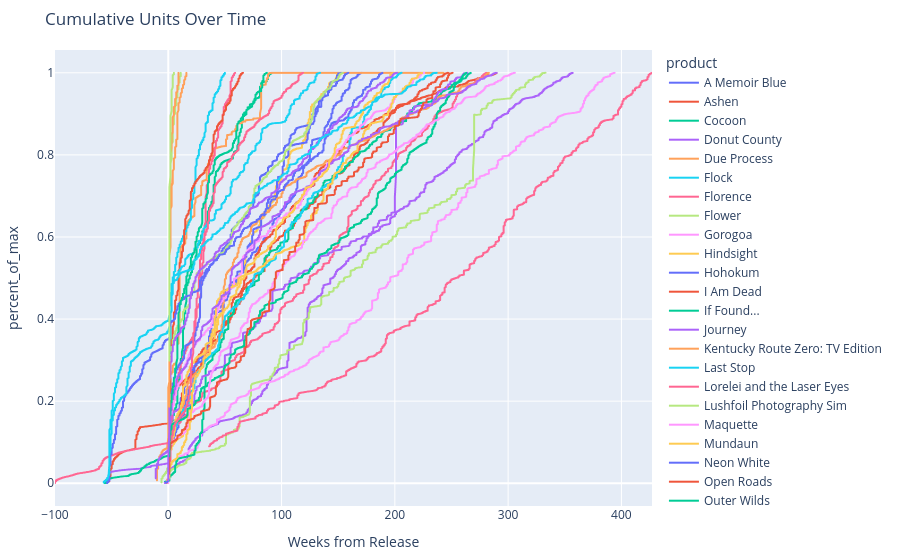

The code cell stored with this chart in its notebook:
### Code cell
import plotly.express as px

# Create the interactive line plot
fig = px.line(df, 
              x="Weeks_from_Release", 
              y="percent_of_max", 
              color='product',
              title="Cumulative Units Over Time",
              labels={
                  "Weeks_from_Release": "Weeks from Release",
                  "units": "Cume Units"
              })

# Update the layout for better aesthetics
fig.update_layout(
    autosize=True,
    height=600,
    margin=dict(l=20, r=20, t=50, b=20),
    hovermode='closest'
)

# Save as HTML
fig.write_html("docs/cumulative_units_overtime_100.html")

# Show the interactive plot
fig.show()

### Figure 1 — Plotly figure (JSON) as saved in the notebook; plotly's stock layout.template omitted (floating-point values rounded to 4 significant figures; data arrays with more than 128 entries replaced by an {"elided": "..."} marker saying what was removed)
{"data": [{"hovertemplate": "product=A Memoir Blue<br>Weeks from Release=%{x}<br>percent_of_max=%{y}<extra></extra>", "legendgroup": "A Memoir Blue", "line": {"color": "#636efa", "dash": "solid"}, "marker": {"symbol": "circle"}, "mode": "lines", "name": "A Memoir Blue", "showlegend": true, "type": "scattergl", "x": {"elided": "1192 int values"}, "xaxis": "x", "y": {"elided": "1192 float values"}, "yaxis": "y"}, {"hovertemplate": "product=Ashen<br>Weeks from Release=%{x}<br>percent_of_max=%{y}<extra></extra>", "legendgroup": "Ashen", "line": {"color": "#EF553B", "dash": "solid"}, "marker": {"symbol": "circle"}, "mode": "lines", "name": "Ashen", "showlegend": true, "type": "scattergl", "x": {"elided": "2395 int values"}, "xaxis": "x", "y": {"elided": "2395 float values"}, "yaxis": "y"}, {"hovertemplate": "product=Cocoon<br>Weeks from Release=%{x}<br>percent_of_max=%{y}<extra></extra>", "legendgroup": "Cocoon", "line": {"color": "#00cc96", "dash": "solid"}, "marker": {"symbol": "circle"}, "mode": "lines", "name": "Cocoon", "showlegend": true, "type": "scattergl", "x": {"elided": "666 int values"}, "xaxis": "x", "y": {"elided": "666 float values"}, "yaxis": "y"}, {"hovertemplate": "product=Donut County<br>Weeks from Release=%{x}<br>percent_of_max=%{y}<extra></extra>", "legendgroup": "Donut County", "line": {"color": "#ab63fa", "dash": "solid"}, "marker": {"symbol": "circle"}, "mode": "lines", "name": "Donut County", "showlegend": true, "type": "scattergl", "x": {"elided": "2524 int values"}, "xaxis": "x", "y": {"elided": "2524 float values"}, "yaxis": "y"}, {"hovertemplate": "product=Due Process<br>Weeks from Release=%{x}<br>percent_of_max=%{y}<extra></extra>", "legendgroup": "Due Process", "line": {"color": "#FFA15A", "dash": "solid"}, "marker": {"symbol": "circle"}, "mode": "lines", "name": "Due Process", "showlegend": true, "type": "scattergl", "x": {"elided": "1773 int values"}, "xaxis": "x", "y": {"elided": "1773 float values"}, "yaxis": "y"}, {"hovertemplate": "product=Flock<br>Weeks from Release=%{x}<br>percent_of_max=%{y}<extra></extra>", "legendgroup": "Flock", "line": {"color": "#19d3f3", "dash": "solid"}, "marker": {"symbol": "circle"}, "mode": "lines", "name": "Flock", "showlegend": true, "type": "scattergl", "x": {"elided": "347 int values"}, "xaxis": "x", "y": {"elided": "347 float values"}, "yaxis": "y"}, {"hovertemplate": "product=Florence<br>Weeks from Release=%{x}<br>percent_of_max=%{y}<extra></extra>", "legendgroup": "Florence", "line": {"color": "#FF6692", "dash": "solid"}, "marker": {"symbol": "circle"}, "mode": "lines", "name": "Florence", "showlegend": true, "type": "scattergl", "x": {"elided": "2664 int values"}, "xaxis": "x", "y": {"elided": "2664 float values"}, "yaxis": "y"}, {"hovertemplate": "product=Flower<br>Weeks from Release=%{x}<br>percent_of_max=%{y}<extra></extra>", "legendgroup": "Flower", "line": {"color": "#B6E880", "dash": "solid"}, "marker": {"symbol": "circle"}, "mode": "lines", "name": "Flower", "showlegend": true, "type": "scattergl", "x": {"elided": "2326 int values"}, "xaxis": "x", "y": {"elided": "2326 float values"}, "yaxis": "y"}, {"hovertemplate": "product=Gorogoa<br>Weeks from Release=%{x}<br>percent_of_max=%{y}<extra></extra>", "legendgroup": "Gorogoa", "line": {"color": "#FF97FF", "dash": "solid"}, "marker": {"symbol": "circle"}, "mode": "lines", "name": "Gorogoa", "showlegend": true, "type": "scattergl", "x": {"elided": "2735 int values"}, "xaxis": "x", "y": {"elided": "2735 float values"}, "yaxis": "y"}, {"hovertemplate": "product=Hindsight<br>Weeks from Release=%{x}<br>percent_of_max=%{y}<extra></extra>", "legendgroup": "Hindsight", "line": {"color": "#FECB52", "dash": "solid"}, "marker": {"symbol": "circle"}, "mode": "lines", "name": "Hindsight", "showlegend": true, "type": "scattergl", "x": {"elided": "1059 int values"}, "xaxis": "x", "y": {"elided": "1059 float values"}, "yaxis": "y"}, {"hovertemplate": "product=Hohokum<br>Weeks from Release=%{x}<br>percent_of_max=%{y}<extra></extra>", "legendgroup": "Hohokum", "line": {"color": "#636efa", "dash": "solid"}, "marker": {"symbol": "circle"}, "mode": "lines", "name": "Hohokum", "showlegend": true, "type": "scattergl", "x": {"elided": "1066 int values"}, "xaxis": "x", "y": {"elided": "1066 float values"}, "yaxis": "y"}, {"hovertemplate": "product=I Am Dead<br>Weeks from Release=%{x}<br>percent_of_max=%{y}<extra></extra>", "legendgroup": "I Am Dead", "line": {"color": "#EF553B", "dash": "solid"}, "marker": {"symbol": "circle"}, "mode": "lines", "name": "I Am Dead", "showlegend": true, "type": "scattergl", "x": {"elided": "1738 int values"}, "xaxis": "x", "y": {"elided": "1738 float values"}, "yaxis": "y"}, {"hovertemplate": "product=If Found...<br>Weeks from Release=%{x}<br>percent_of_max=%{y}<extra></extra>", "legendgroup": "If Found...", "line": {"color": "#00cc96", "dash": "solid"}, "marker": {"symbol": "circle"}, "mode": "lines", "name": "If Found...", "showlegend": true, "type": "scattergl", "x": {"elided": "1866 int values"}, "xaxis": "x", "y": {"elided": "1866 float values"}, "yaxis": "y"}, {"hovertemplate": "product=Journey<br>Weeks from Release=%{x}<br>percent_of_max=%{y}<extra></extra>", "legendgroup": "Journey", "line": {"color": "#ab63fa", "dash": "solid"}, "marker": {"symbol": "circle"}, "mode": "lines", "name": "Journey", "showlegend": true, "type": "scattergl", "x": {"elided": "2223 int values"}, "xaxis": "x", "y": {"elided": "2223 float values"}, "yaxis": "y"}, {"hovertemplate": "product=Kentucky Route Zero: TV Edition<br>Weeks from Release=%{x}<br>percent_of_max=%{y}<extra></extra>", "legendgroup": "Kentucky Route Zero: TV Edition", "line": {"color": "#FFA15A", "dash": "solid"}, "marker": {"symbol": "circle"}, "mode": "lines", "name": "Kentucky Route Zero: TV Edition", "showlegend": true, "type": "scattergl", "x": {"elided": "1992 int values"}, "xaxis": "x", "y": {"elided": "1992 float values"}, "yaxis": "y"}, {"hovertemplate": "product=Last Stop<br>Weeks from Release=%{x}<br>percent_of_max=%{y}<extra></extra>", "legendgroup": "Last Stop", "line": {"color": "#19d3f3", "dash": "solid"}, "marker": {"symbol": "circle"}, "mode": "lines", "name": "Last Stop", "showlegend": true, "type": "scattergl", "x": {"elided": "1437 int values"}, "xaxis": "x", "y": {"elided": "1437 float values"}, "yaxis": "y"}, {"hovertemplate": "product=Lorelei and the Laser Eyes<br>Weeks from Release=%{x}<br>percent_of_max=%{y}<extra></extra>", "legendgroup": "Lorelei and the Laser Eyes", "line": {"color": "#FF6692", "dash": "solid"}, "marker": {"symbol": "circle"}, "mode": "lines", "name": "Lorelei and the Laser Eyes", "showlegend": true, "type": "scattergl", "x": {"elided": "408 int values"}, "xaxis": "x", "y": {"elided": "408 float values"}, "yaxis": "y"}, {"hovertemplate": "product=Lushfoil Photography Sim<br>Weeks from Release=%{x}<br>percent_of_max=%{y}<extra></extra>", "legendgroup": "Lushfoil Photography Sim", "line": {"color": "#B6E880", "dash": "solid"}, "marker": {"symbol": "circle"}, "mode": "lines", "name": "Lushfoil Photography Sim", "showlegend": true, "type": "scattergl", "x": [1, 1, 1, 1, 1, 1, 1, 2, 2, 2, 2, 2, 2, 2, 3, 3, 3, 3, 3, 3, 3, 4, 4, 4, 4, 4, 4, 4, 5, 5, 5, 5, 5, 5, 5, 6, 6, 6, 6, 6, 6, 6, 7, 7, 7, 7, 7, 7, 7, 8, 8, 8, 8, 8, 8, 8, 9, 9, 9, 9, 9, 9, 9, 10, 10, 10, 10, 10, 10, 10, 11, 11, 11, 11], "xaxis": "x", "y": [0.1936, 0.3307, 0.4089, 0.4702, 0.5232, 0.571, 0.6061, 0.6414, 0.6701, 0.6932, 0.7171, 0.739, 0.7602, 0.7797, 0.7918, 0.7976, 0.8048, 0.8113, 0.8175, 0.8229, 0.8276, 0.8319, 0.8374, 0.8446, 0.8514, 0.8595, 0.8664, 0.8711, 0.8752, 0.8794, 0.8827, 0.8876, 0.8916, 0.8955, 0.8982, 0.9003, 0.9026, 0.9055, 0.9091, 0.9129, 0.9162, 0.919, 0.9212, 0.9236, 0.9258, 0.9288, 0.9324, 0.9359, 0.9383, 0.9408, 0.9429, 0.9455, 0.9488, 0.9523, 0.9551, 0.9576, 0.96, 0.9626, 0.9647, 0.9676, 0.9704, 0.9727, 0.9749, 0.9767, 0.9789, 0.981, 0.9833, 0.9856, 0.9884, 0.9902, 0.9919, 0.9935, 1, 1], "yaxis": "y"}, {"hovertemplate": "product=Maquette<br>Weeks from Release=%{x}<br>percent_of_max=%{y}<extra></extra>", "legendgroup": "Maquette", "line": {"color": "#FF97FF", "dash": "solid"}, "marker": {"symbol": "circle"}, "mode": "lines", "name": "Maquette", "showlegend": true, "type": "scattergl", "x": {"elided": "1580 int values"}, "xaxis": "x", "y": {"elided": "1580 float values"}, "yaxis": "y"}, {"hovertemplate": "product=Mundaun<br>Weeks from Release=%{x}<br>percent_of_max=%{y}<extra></extra>", "legendgroup": "Mundaun", "line": {"color": "#FECB52", "dash": "solid"}, "marker": {"symbol": "circle"}, "mode": "lines", "name": "Mundaun", "showlegend": true, "type": "scattergl", "x": {"elided": "1565 int values"}, "xaxis": "x", "y": {"elided": "1565 float values"}, "yaxis": "y"}, {"hovertemplate": "product=Neon White<br>Weeks from Release=%{x}<br>percent_of_max=%{y}<extra></extra>", "legendgroup": "Neon White", "line": {"color": "#636efa", "dash": "solid"}, "marker": {"symbol": "circle"}, "mode": "lines", "name": "Neon White", "showlegend": true, "type": "scattergl", "x": {"elided": "1129 int values"}, "xaxis": "x", "y": {"elided": "1129 float values"}, "yaxis": "y"}, {"hovertemplate": "product=Open Roads<br>Weeks from Release=%{x}<br>percent_of_max=%{y}<extra></extra>", "legendgroup": "Open Roads", "line": {"color": "#EF553B", "dash": "solid"}, "marker": {"symbol": "circle"}, "mode": "lines", "name": "Open Roads", "showlegend": true, "type": "scattergl", "x": {"elided": "457 int values"}, "xaxis": "x", "y": {"elided": "457 float values"}, "yaxis": "y"}, {"hovertemplate": "product=Outer Wilds<br>Weeks from Release=%{x}<br>percent_of_max=%{y}<extra></extra>", "legendgroup": "Outer Wilds", "line": {"color": "#00cc96", "dash": "solid"}, "marker": {"symbol": "circle"}, "mode": "lines", "name": "Outer Wilds", "showlegend": true, "type": "scattergl", "x": {"elided": "2231 int values"}, "xaxis": "x", "y": {"elided": "2231 float values"}, "yaxis": "y"}, {"hovertemplate": "product=Sayonara Wild Hearts<br>Weeks from Release=%{x}<br>percent_of_max=%{y}<extra></extra>", "legendgroup": "Sayonara Wild Hearts", "line": {"color": "#ab63fa", "dash": "solid"}, "marker": {"symbol": "circle"}, "mode": "lines", "name": "Sayonara Wild Hearts", "showlegend": true, "type": "scattergl", "x": {"elided": "2109 int values"}, "xaxis": "x", "y": {"elided": "2109 float values"}, "yaxis": "y"}, {"hovertemplate": "product=Skin Deep<br>Weeks from Release=%{x}<br>percent_of_max=%{y}<extra></extra>", "legendgroup": "Skin Deep", "line": {"color": "#FFA15A", "dash": "solid"}, "marker": {"symbol": "circle"}, "mode": "lines", "name": "Skin Deep", "showlegend": true, "type": "scattergl", "x": [1, 1, 1, 1, 1, 1, 1, 2, 2, 2, 2, 2, 2, 2, 3, 3, 3, 3, 3, 3, 3, 4, 4, 4, 4, 4, 4, 4, 5, 5, 5, 5, 5, 5, 5, 6, 6, 6, 6, 6, 6, 6, 7, 7, 7, 7, 7, 7, 7, 8, 8, 8, 8, 8, 8, 8, 9, 9, 9], "xaxis": "x", "y": [0.2313, 0.3555, 0.4502, 0.5184, 0.5717, 0.6107, 0.6389, 0.6662, 0.6887, 0.7119, 0.7322, 0.7556, 0.7824, 0.8049, 0.8181, 0.8241, 0.8296, 0.8358, 0.8417, 0.8458, 0.8499, 0.855, 0.8605, 0.8688, 0.8774, 0.8838, 0.8891, 0.8923, 0.8965, 0.9004, 0.9043, 0.9085, 0.9111, 0.9139, 0.9166, 0.9189, 0.9211, 0.9239, 0.9275, 0.9314, 0.9344, 0.936, 0.9378, 0.9403, 0.9424, 0.9459, 0.9487, 0.9505, 0.9523, 0.9542, 0.9569, 0.9601, 0.9628, 0.9655, 0.967, 0.9684, 0.9703, 1, 1], "yaxis": "y"}, {"hovertemplate": "product=Solar Ash<br>Weeks from Release=%{x}<br>percent_of_max=%{y}<extra></extra>", "legendgroup": "Solar Ash", "line": {"color": "#19d3f3", "dash": "solid"}, "marker": {"symbol": "circle"}, "mode": "lines", "name": "Solar Ash", "showlegend": true, "type": "scattergl", "x": {"elided": "1318 int values"}, "xaxis": "x", "y": {"elided": "1318 float values"}, "yaxis": "y"}, {"hovertemplate": "product=Storyteller<br>Weeks from Release=%{x}<br>percent_of_max=%{y}<extra></extra>", "legendgroup": "Storyteller", "line": {"color": "#FF6692", "dash": "solid"}, "marker": {"symbol": "circle"}, "mode": "lines", "name": "Storyteller", "showlegend": true, "type": "scattergl", "x": {"elided": "828 int values"}, "xaxis": "x", "y": {"elided": "828 float values"}, "yaxis": "y"}, {"hovertemplate": "product=Stray<br>Weeks from Release=%{x}<br>percent_of_max=%{y}<extra></extra>", "legendgroup": "Stray", "line": {"color": "#B6E880", "dash": "solid"}, "marker": {"symbol": "circle"}, "mode": "lines", "name": "Stray", "showlegend": true, "type": "scattergl", "x": {"elided": "1122 int values"}, "xaxis": "x", "y": {"elided": "1122 float values"}, "yaxis": "y"}, {"hovertemplate": "product=Telling Lies<br>Weeks from Release=%{x}<br>percent_of_max=%{y}<extra></extra>", "legendgroup": "Telling Lies", "line": {"color": "#FF97FF", "dash": "solid"}, "marker": {"symbol": "circle"}, "mode": "lines", "name": "Telling Lies", "showlegend": true, "type": "scattergl", "x": {"elided": "2136 int values"}, "xaxis": "x", "y": {"elided": "2136 float values"}, "yaxis": "y"}, {"hovertemplate": "product=The Artful Escape<br>Weeks from Release=%{x}<br>percent_of_max=%{y}<extra></extra>", "legendgroup": "The Artful Escape", "line": {"color": "#FECB52", "dash": "solid"}, "marker": {"symbol": "circle"}, "mode": "lines", "name": "The Artful Escape", "showlegend": true, "type": "scattergl", "x": {"elided": "1388 int values"}, "xaxis": "x", "y": {"elided": "1388 float values"}, "yaxis": "y"}, {"hovertemplate": "product=The Pathless<br>Weeks from Release=%{x}<br>percent_of_max=%{y}<extra></extra>", "legendgroup": "The Pathless", "line": {"color": "#636efa", "dash": "solid"}, "marker": {"symbol": "circle"}, "mode": "lines", "name": "The Pathless", "showlegend": true, "type": "scattergl", "x": {"elided": "1704 int values"}, "xaxis": "x", "y": {"elided": "1704 float values"}, "yaxis": "y"}, {"hovertemplate": "product=The Unfinished Swan<br>Weeks from Release=%{x}<br>percent_of_max=%{y}<extra></extra>", "legendgroup": "The Unfinished Swan", "line": {"color": "#EF553B", "dash": "solid"}, "marker": {"symbol": "circle"}, "mode": "lines", "name": "The Unfinished Swan", "showlegend": true, "type": "scattergl", "x": {"elided": "1752 int values"}, "xaxis": "x", "y": {"elided": "1752 float values"}, "yaxis": "y"}, {"hovertemplate": "product=Thirsty Suitors<br>Weeks from Release=%{x}<br>percent_of_max=%{y}<extra></extra>", "legendgroup": "Thirsty Suitors", "line": {"color": "#00cc96", "dash": "solid"}, "marker": {"symbol": "circle"}, "mode": "lines", "name": "Thirsty Suitors", "showlegend": true, "type": "scattergl", "x": {"elided": "604 int values"}, "xaxis": "x", "y": {"elided": "604 float values"}, "yaxis": "y"}, {"hovertemplate": "product=Twelve Minutes<br>Weeks from Release=%{x}<br>percent_of_max=%{y}<extra></extra>", "legendgroup": "Twelve Minutes", "line": {"color": "#ab63fa", "dash": "solid"}, "marker": {"symbol": "circle"}, "mode": "lines", "name": "Twelve Minutes", "showlegend": true, "type": "scattergl", "x": {"elided": "1416 int values"}, "xaxis": "x", "y": {"elided": "1416 float values"}, "yaxis": "y"}, {"hovertemplate": "product=Wanderstop<br>Weeks from Release=%{x}<br>percent_of_max=%{y}<extra></extra>", "legendgroup": "Wanderstop", "line": {"color": "#FFA15A", "dash": "solid"}, "marker": {"symbol": "circle"}, "mode": "lines", "name": "Wanderstop", "showlegend": true, "type": "scattergl", "x": [1, 1, 1, 1, 1, 1, 1, 2, 2, 2, 2, 2, 2, 2, 3, 3, 3, 3, 3, 3, 3, 4, 4, 4, 4, 4, 4, 4, 5, 5, 5, 5, 5, 5, 5, 6, 6, 6, 6, 6, 6, 6, 7, 7, 7, 7, 7, 7, 7, 8, 8, 8, 8, 8, 8, 8, 9, 9, 9, 9, 9, 9, 9, 10, 10, 10, 10, 10, 10, 10, 11, 11, 11, 11, 11, 11, 11, 12, 12, 12, 12, 12, 12, 12, 13, 13, 13, 13, 13, 13, 13, 14, 14, 14, 14, 14, 14, 14, 15, 15, 15, 15, 15, 15, 15, 16, 16, 16, 16], "xaxis": "x", "y": [0.1865, 0.2656, 0.3412, 0.4101, 0.4687, 0.5201, 0.5551, 0.577, 0.5969, 0.6133, 0.6271, 0.644, 0.6587, 0.6681, 0.6759, 0.6839, 0.6911, 0.6997, 0.7101, 0.7192, 0.7252, 0.7305, 0.7356, 0.7408, 0.746, 0.7514, 0.7573, 0.7613, 0.7657, 0.7701, 0.774, 0.7781, 0.7831, 0.7878, 0.7907, 0.7939, 0.7976, 0.8015, 0.8063, 0.8107, 0.8154, 0.8186, 0.8209, 0.8233, 0.8255, 0.8287, 0.8318, 0.8348, 0.8367, 0.8387, 0.8411, 0.8554, 0.8732, 0.8848, 0.8951, 0.9022, 0.9082, 0.9146, 0.9179, 0.9193, 0.9219, 0.9243, 0.926, 0.9277, 0.9296, 0.9313, 0.9331, 0.9355, 0.938, 0.9395, 0.9411, 0.9426, 0.9441, 0.9457, 0.9474, 0.9492, 0.9503, 0.9516, 0.953, 0.9546, 0.9563, 0.9582, 0.9602, 0.9615, 0.9627, 0.9638, 0.9651, 0.9662, 0.9677, 0.9693, 0.9705, 0.9717, 0.9731, 0.9745, 0.9759, 0.9779, 0.9806, 0.9823, 0.9838, 0.9847, 0.986, 0.9872, 0.9886, 0.99, 0.991, 0.9918, 0.9927, 1, 1], "yaxis": "y"}, {"hovertemplate": "product=Wattam<br>Weeks from Release=%{x}<br>percent_of_max=%{y}<extra></extra>", "legendgroup": "Wattam", "line": {"color": "#19d3f3", "dash": "solid"}, "marker": {"symbol": "circle"}, "mode": "lines", "name": "Wattam", "showlegend": true, "type": "scattergl", "x": {"elided": "2056 int values"}, "xaxis": "x", "y": {"elided": "2056 float values"}, "yaxis": "y"}, {"hovertemplate": "product=What Remains of Edith Finch<br>Weeks from Release=%{x}<br>percent_of_max=%{y}<extra></extra>", "legendgroup": "What Remains of Edith Finch", "line": {"color": "#FF6692", "dash": "solid"}, "marker": {"symbol": "circle"}, "mode": "lines", "name": "What Remains of Edith Finch", "showlegend": true, "type": "scattergl", "x": {"elided": "2735 int values"}, "xaxis": "x", "y": {"elided": "2735 float values"}, "yaxis": "y"}, {"hovertemplate": "product=to a T<br>Weeks from Release=%{x}<br>percent_of_max=%{y}<extra></extra>", "legendgroup": "to a T", "line": {"color": "#B6E880", "dash": "solid"}, "marker": {"symbol": "circle"}, "mode": "lines", "name": "to a T", "showlegend": true, "type": "scattergl", "x": [1, 1, 1, 1, 1, 1, 1, 2, 2, 2, 2, 2, 2, 2, 3, 3, 3, 3, 3, 3, 3, 4, 4, 4, 4, 4, 4, 4, 5, 5, 5], "xaxis": "x", "y": [0.2987, 0.4534, 0.5468, 0.6135, 0.6605, 0.6938, 0.7222, 0.7496, 0.7729, 0.7995, 0.8292, 0.8574, 0.8771, 0.8956, 0.9079, 0.9163, 0.9258, 0.9367, 0.9464, 0.9544, 0.9587, 0.9644, 0.9705, 0.9772, 0.9822, 0.987, 0.9908, 0.994, 0.9964, 1, 1], "yaxis": "y"}], "layout": {"autosize": true, "hovermode": "closest", "legend": {"title": {"text": "product"}, "tracegroupgap": 0}, "margin": {"b": 20, "l": 20, "r": 20, "t": 50}, "title": {"text": "Cumulative Units Over Time"}, "xaxis": {"anchor": "y", "autorange": true, "domain": [0, 1], "range": [-100, 427], "title": {"text": "Weeks from Release"}, "type": "linear"}, "yaxis": {"anchor": "x", "autorange": true, "domain": [0, 1], "range": [-0.05546, 1.056], "title": {"text": "percent_of_max"}, "type": "linear"}}}
